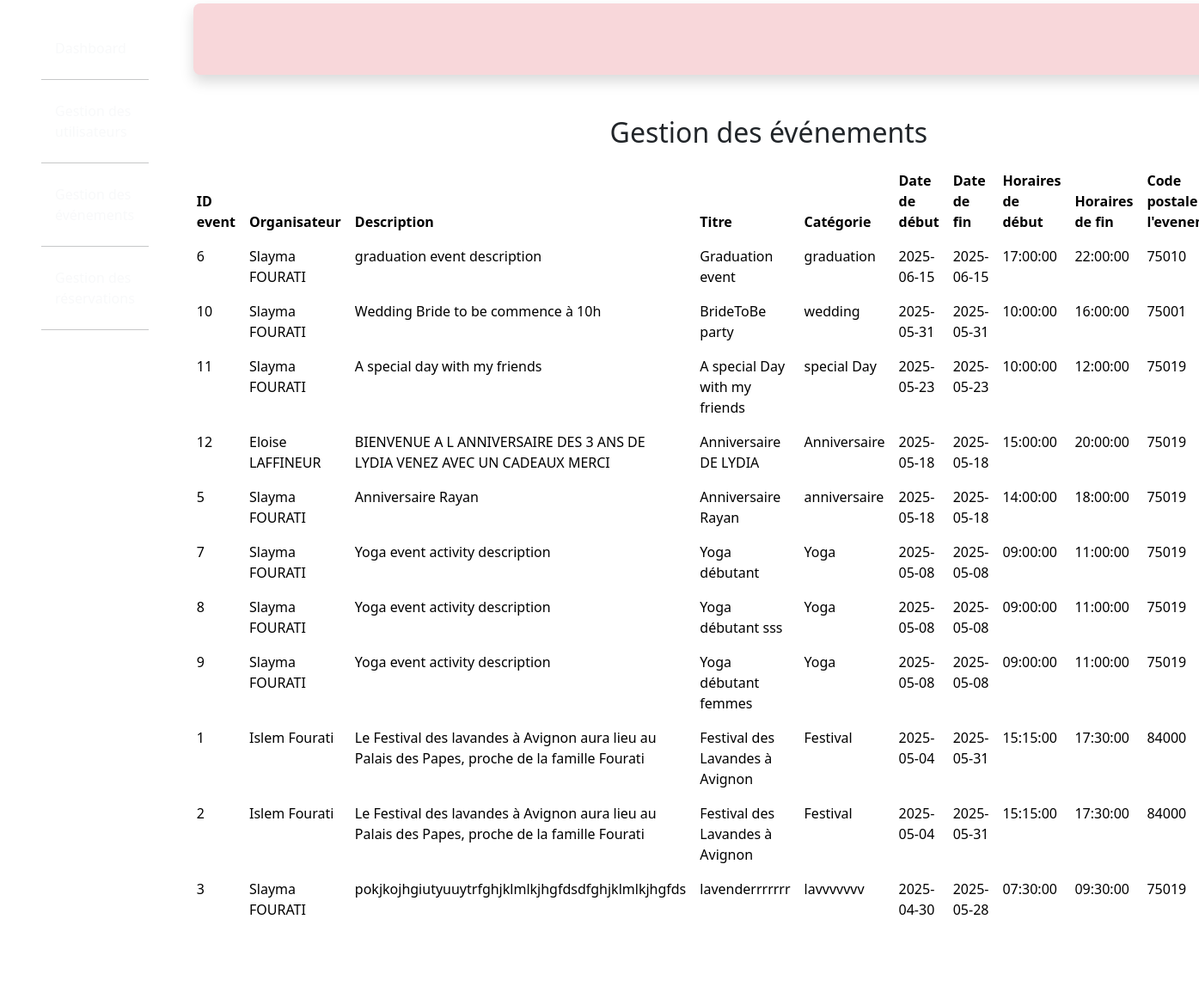
/admin/Events.php, run on the app's committed database.
### tables this page shows
CREATE TABLE `events` (
  `ID_Event` int NOT NULL,
  `ID_User` int NOT NULL,
  `photo` varchar(255) NOT NULL,
  `description` text NOT NULL,
  `title` varchar(255) NOT NULL,
  `categorie` varchar(255) NOT NULL,
  `date_start` date NOT NULL,
  `date_end` date NOT NULL,
  `time_start` time NOT NULL,
  `time_end` time NOT NULL,
  `zip_code` varchar(50) NOT NULL,
  `city` varchar(50) NOT NULL,
  `country` varchar(50) DEFAULT NULL,
  `capacity` int UNSIGNED NOT NULL DEFAULT '0',
  `price` decimal(10,2) DEFAULT NULL
);

CREATE TABLE `users` (
  `ID_User` int NOT NULL,
  `firstName` varchar(255) NOT NULL,
  `lastName` varchar(255) NOT NULL,
  `photo_profil` varchar(255) DEFAULT NULL,
  `civility` enum('f','h') NOT NULL,
  `email` varchar(255) NOT NULL,
  `password` varchar(255) NOT NULL,
  `checkAdmin` enum('user','admin') NOT NULL DEFAULT 'user'
);

### inc/functions.inc.php (called while the page is built, shortened)
<?php
function getAllEvents(): array
{
    try {
        $cnx = connexionBdd();
        $sql = "SELECT
                    e.ID_Event, e.photo, e.description, e.title, e.categorie,
                    e.date_start, e.date_end, e.time_start, e.time_end,
                    e.zip_code, e.city, e.country, e.capacity, e.price,
                    u.firstName, u.lastName -- Select user's names from the users table
                FROM
                    events e -- Alias event table as 'e'
                INNER JOIN
                    users u ON e.ID_User = u.ID_User -- Join condition
                ORDER BY
                    e.date_start DESC, e.time_start DESC";
        $request = $cnx->query($sql);
        $result = $request->fetchAll();
        return $result;
    } catch (Exception $e) {
        global $info;
        $info = alert("Une erreur s'est produite lors de la recherche de tous les événements.", "danger");
        return [];
    }
}

### admin/Events.php (the view, shortened to what this page needs)
<?php
require_once '../inc/functions.inc.php';
$allEvents = getAllEvents();
?>
<!DOCTYPE html>
<html lang="fr">
<head>
    <link href="https://cdn.jsdelivr.net/npm/bootstrap@5.3.5/dist/css/bootstrap.min.css" rel="stylesheet">
    <link href="https://cdn.jsdelivr.net/npm/bootstrap@5.3.3/dist/css/bootstrap.min.css" rel="stylesheet">
    <link rel="stylesheet" href="https://cdn.jsdelivr.net/npm/fastbootstrap@2.2.0/dist/css/fastbootstrap.min.css">
    <link rel="stylesheet" href="https://cdn.jsdelivr.net/npm/bootstrap-icons@1.12.1/font/bootstrap-icons.min.css">
    <link rel="stylesheet" href="https://lottie.host/09c5e65d-1f86-4978-aaad-b1c3e5eb6ad0/yBcjAsynaq.lottie">
</head>
<body class="bg-discovery-subtle">
    <div class="container-fluid d-flex justify-content-start min-vh-100">
        <header class="w-25 bg-discovery m-1 rounded-3 p-3">
            <nav class="nav flex-column mb-auto p-3">
                <a class="nav-link text-light fw-meduim" href="<?= BASE_URL . 'admin/dashboard.php'; ?>">Dashboard</a>
                <hr class="bg-light">
                <a class="nav-link text-light fw-meduim active" href="<?= BASE_URL . 'admin/users.php'; ?>">Gestion des utilisateurs</a>
                <hr class="bg-light">
                <a class="nav-link text-light fw-meduim" href="<?= BASE_URL . 'admin/events.php'; ?>">Gestion des événements</a>
                <hr class="bg-light">
                <a class="nav-link text-light fw-meduim" href="<?= BASE_URL . 'admin/reservations.php'; ?>">Gestion des réservations</a>
                <hr class="bg-light">
            </nav>
        </header>
        <main class="w-100 container-fluid">
            <?php if (isset($_SESSION['admin'])) {  ?>
                <div>
                    <div class="d-flex align-items-end justify-content-end m-1 rounded-3 p-3 bg-danger-subtle shadow mt-O">
                    </div>
                </div>
            <?php } ?>
            <h1 class="display-6 text-center fw-regular mb-3 fs-2 m-5">Gestion des événements</h1>
            <div class="table-responsive mt-3">
                <table class="table table-hover table-borderless">
                    <thead>
                        <tr>
                            <th>ID event</th>
                            <th>Organisateur</th>
                            <th>Description</th>
                            <th>Titre</th>
                            <th>Catégorie</th>
                            <th>Date de début</th>
                            <th>Date de fin</th>
                            <th>Horaires de début</th>
                            <th>Horaires de fin</th>
                            <th>Code postale de l'evenement</th>
                        </tr>
                    </thead>
                    <tbody class="table-group-divider">
                        <?php
                        if (empty($allEvents)) {
                            $info = alert("Aucun évènement rencontré", "warning");
                        } else {
                            foreach ($allEvents as $event) {
                                $event_id = (int) $event['ID_Event'];
                                $event_title = htmlspecialchars($event['title'] ?? 'Titre non disponible', ENT_QUOTES, 'UTF-8');
                                $event_description = htmlspecialchars($event['description'] ?? 'Description non disponible', ENT_QUOTES, 'UTF-8');
                                $event_category = htmlspecialchars($event['categorie'] ?? 'Catégorie non disponible', ENT_QUOTES, 'UTF-8');
                                $event_startDate = htmlspecialchars($event['date_start'] ?? 'Date de début non disponible', ENT_QUOTES, 'UTF-8');
                                $event_endDate = htmlspecialchars($event['date_end'] ?? 'Date de fin non disponible', ENT_QUOTES, 'UTF-8');
                                $event_startTime = htmlspecialchars($event['time_start'] ?? 'Horaires de début non disponible', ENT_QUOTES, 'UTF-8');
                                $event_endTime = htmlspecialchars($event['time_end'] ?? 'Horaires de fin non disponible', ENT_QUOTES, 'UTF-8');
                                $event_postalCode = htmlspecialchars($event['zip_code'] ?? 'Code postale de l\'evenement non disponible', ENT_QUOTES, 'UTF-8');
                                $event_organizer = htmlspecialchars(($event['firstName'] ?? '') . ' ' . ($event['lastName'] ?? ''), ENT_QUOTES, 'UTF-8');
                        ?>
                                <tr>
                                    <td><?= $event_id  ?></td>
                                    <td><?= $event_organizer ?></td>
                                    <td><?= $event_description ?></td>
                                    <td><?= $event_title ?></td>
                                    <td><?= $event_category ?></td>
                                    <td><?= $event_startDate ?></td>
                                    <td><?= $event_endDate ?></td>
                                    <td><?= $event_startTime ?></td>
                                    <td><?= $event_endTime ?></td>
                                    <td><?= $event_postalCode ?></td>
                                </tr>
                        <?php
                            }
                        }
                        ?>
                    </tbody>
                </table>
            </div>
        </main>
    </div>
    <footer class="container d-flex justify-content-around py-3 border-top">
        <a class="navbar-brand" href="#"><img src="<?= BASE_URL . './assets/images/logo/logo.svg'; ?>" class="w-50" alt="Yoopla logo"></a>
        <p class="mb-3 mb-md-0 text-body-secondary w-100">© Admin Dashboard Yoopla - 2025 Islem FOURATI, Inc</p>
    </footer>
</body>
</html>

### data on the page
events: ID_Event "6", ID_User.lastName "Slayma FOURATI", description "graduation event description", title "Graduation event", categorie "graduation", date_start "2025-06-15", date_end "2025-06-15", time_start "17:00:00", time_end "22:00:00", zip_code "75010"
events: ID_Event "10", ID_User.lastName "Slayma FOURATI", description "Wedding Bride to be commence à 10h", title "BrideToBe party", categorie "wedding", date_start "2025-05-31", date_end "2025-05-31", time_start "10:00:00", time_end "16:00:00", zip_code "75001"
events: ID_Event "11", ID_User.lastName "Slayma FOURATI", description "A special day with my friends", title "A special Day with my friends", categorie "special Day", date_start "2025-05-23", date_end "2025-05-23", time_start "10:00:00", time_end "12:00:00", zip_code "75019"
events: ID_Event "12", ID_User.lastName "Eloise LAFFINEUR", description "BIENVENUE A L ANNIVERSAIRE DES 3 ANS DE LYDIA VENEZ AVEC UN CADEAUX MERCI", title "Anniversaire DE LYDIA", categorie "Anniversaire", date_start "2025-05-18", date_end "2025-05-18", time_start "15:00:00", time_end "20:00:00", zip_code "75019"
events: ID_Event "5", ID_User.lastName "Slayma FOURATI", description "Anniversaire Rayan", title "Anniversaire Rayan", categorie "anniversaire", date_start "2025-05-18", date_end "2025-05-18", time_start "14:00:00", time_end "18:00:00", zip_code "75019"
events: ID_Event "7", ID_User.lastName "Slayma FOURATI", description "Yoga event activity description", title "Yoga débutant", categorie "Yoga", date_start "2025-05-08", date_end "2025-05-08", time_start "09:00:00", time_end "11:00:00", zip_code "75019"
events: ID_Event "8", ID_User.lastName "Slayma FOURATI", description "Yoga event activity description", title "Yoga débutant sss", categorie "Yoga", date_start "2025-05-08", date_end "2025-05-08", time_start "09:00:00", time_end "11:00:00", zip_code "75019"
events: ID_Event "9", ID_User.lastName "Slayma FOURATI", description "Yoga event activity description", title "Yoga débutant femmes", categorie "Yoga", date_start "2025-05-08", date_end "2025-05-08", time_start "09:00:00", time_end "11:00:00", zip_code "75019"
events: ID_Event "1", ID_User.lastName "Islem Fourati", description "Le Festival des lavandes à Avignon aura lieu au Palais des Papes, proche de la famille Fourati", title "Festival des Lavandes à Avignon", categorie "Festival", date_start "2025-05-04", date_end "2025-05-31", time_start "15:15:00", time_end "17:30:00", zip_code "84000"
events: ID_Event "2", ID_User.lastName "Islem Fourati", description "Le Festival des lavandes à Avignon aura lieu au Palais des Papes, proche de la famille Fourati", title "Festival des Lavandes à Avignon", categorie "Festival", date_start "2025-05-04", date_end "2025-05-31", time_start "15:15:00", time_end "17:30:00", zip_code "84000"
events: ID_Event "3", ID_User.lastName "Slayma FOURATI", description "pokjkojhgiutyuuytrfghjklmlkjhgfdsdfghjklmlkjhgfds", title "lavenderrrrrrr", categorie "lavvvvvvv", date_start "2025-04-30", date_end "2025-05-28", time_start "07:30:00", time_end "09:30:00", zip_code "75019"
